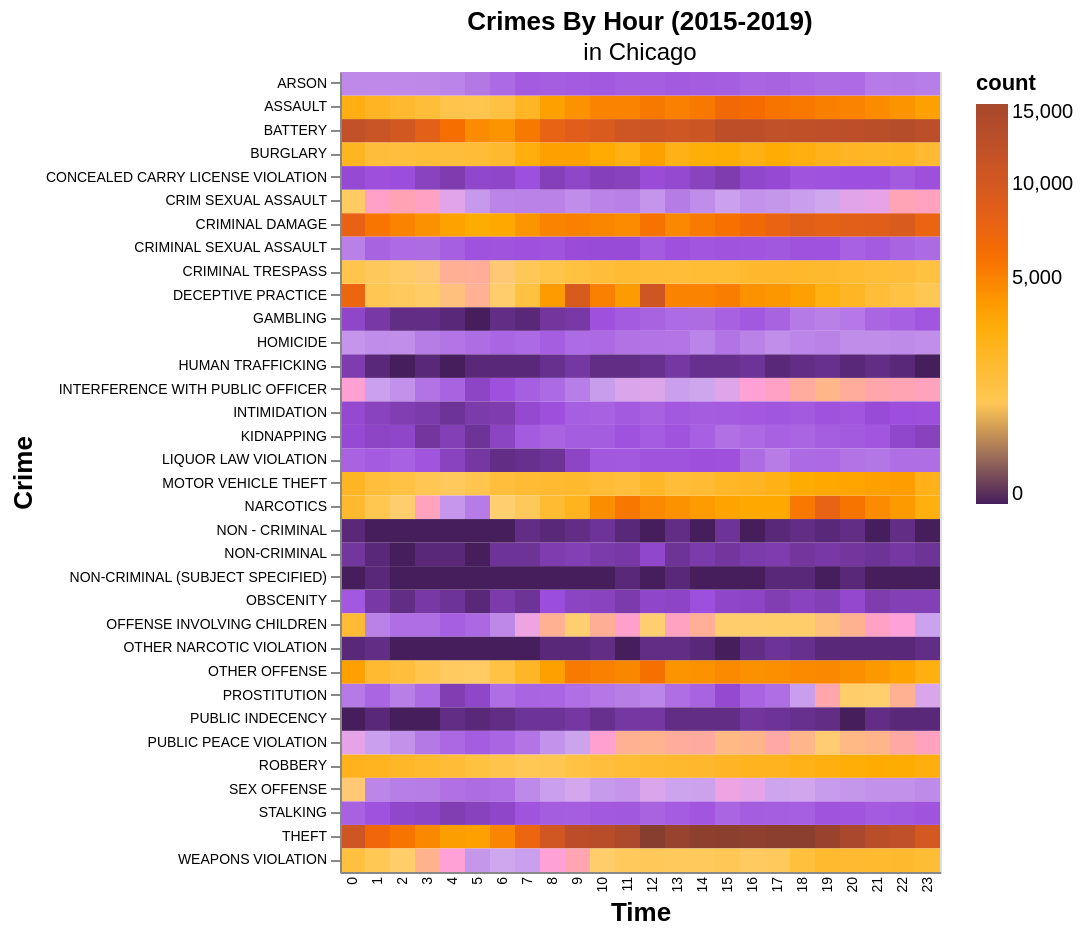

Describe this chart as a Vega-Lite specification.
### Vega-Lite specification from a JSON file in a GitHub repository (floating-point values rounded to 4 significant figures; data arrays with more than 128 entries replaced by an {"elided": "..."} marker saying what was removed)
{"config": {"view": {"continuousWidth": 400, "continuousHeight": 300}, "axis": {"labelFontSize": 7, "titleFontSize": 13}}, "data": {"name": "data-f121d039e69ab50cfc40485f29308a94"}, "mark": "rect", "encoding": {"color": {"field": "count", "scale": {"domain": [0, 5, 25, 125, 250, 625, 1250, 3125, 6250, 12500, 15625], "range": ["#461e5c", "#72369d", "#9d4edd", "#b67be6", "#cea7ee", "#ffcf70", "#ffc243", "#ffad03", "#f56a00", "#bf5028"], "type": "sqrt"}, "type": "quantitative"}, "tooltip": [{"field": "count", "type": "quantitative"}], "x": {"axis": {"ticks": false, "title": "Time"}, "field": "hour", "type": "ordinal"}, "y": {"axis": {"ticks": true, "title": "Crime"}, "field": "primary_type", "type": "ordinal"}}, "height": 400, "selection": {"selector026": {"type": "interval", "bind": "scales", "encodings": ["x", "y"]}}, "title": {"text": ["Crimes By Hour (2015-2019)"], "subtitle": ["in Chicago"]}, "width": 300, "$schema": "https://vega.github.io/schema/vega-lite/v4.17.0.json", "datasets": {"data-f121d039e69ab50cfc40485f29308a94": {"elided": "816 records"}}}
